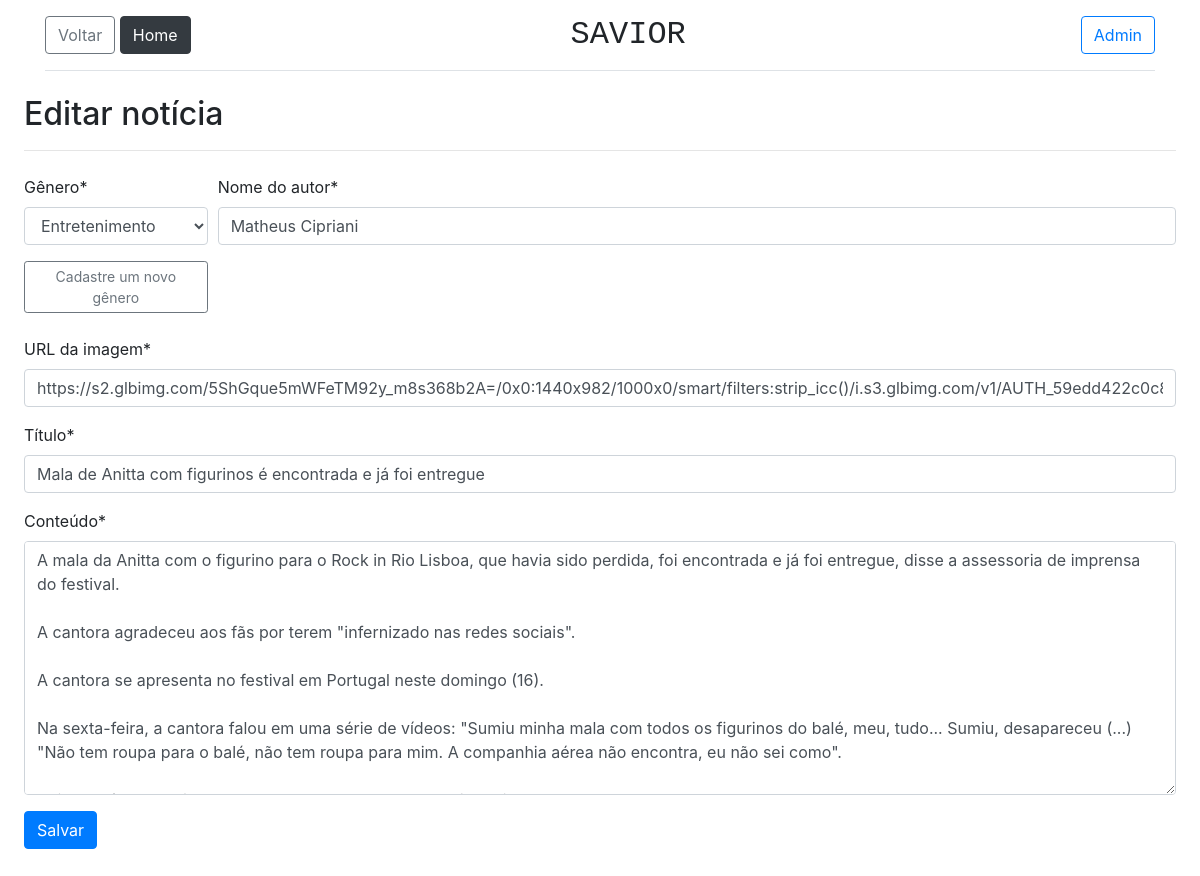
Page /administrar_noticias/editar/1 on the earlier database version.
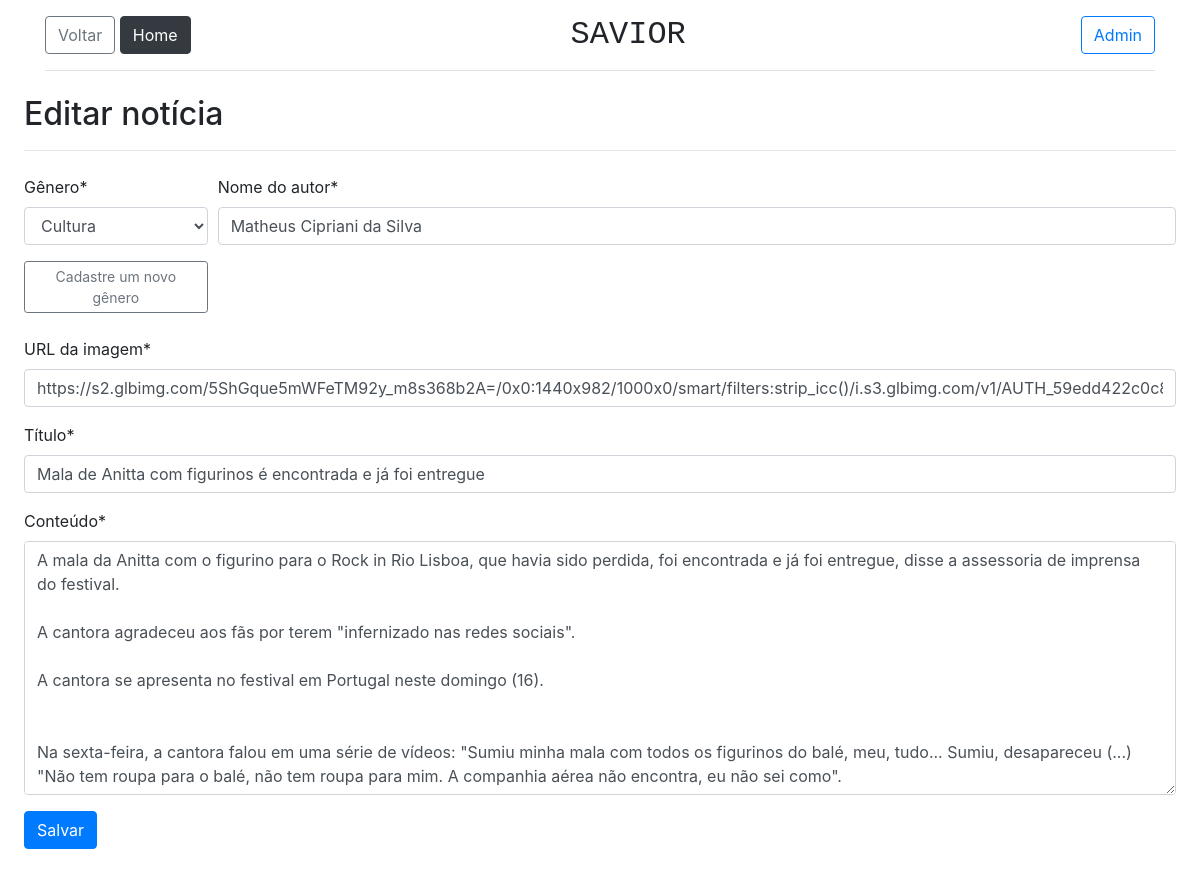
Same page on the later database version.
### portal_noticias/models.py (models this page shows)
class Noticia(models.Model):
    genero = models.ForeignKey(Genero, on_delete=models.CASCADE)
    titulo = models.CharField(max_length=150)
    conteudo = models.TextField()
    url_imagem = models.TextField()
    nome_autor = models.CharField(max_length=100)
    data_criacao = models.DateTimeField(auto_now_add=True)

### portal_noticias/views.py (the view)
# urls.py: path('administrar_noticias/editar/<int:pk>', views.editar_noticia, name="editar_noticia"),
def editar_noticia(request, pk):
    noticia = get_object_or_404(Noticia, pk=pk)
    form = FormNoticia(request.POST or None, instance=noticia)
    if form.is_valid():
        form.save()
        return HttpResponseRedirect('/administrar_noticias')
    context = {'form': form, 'cadastro': False}
    return render(request, 'cadastro_noticia.html', context)

### portal_noticias/forms.py
class FormNoticia(ModelForm):
    class Meta:
        model = Noticia
        fields = ['genero', 'titulo', 'conteudo', 'url_imagem', 'nome_autor']
        labels = {
            'genero': 'Gênero',
            'titulo': 'Título',
            'conteudo': 'Conteúdo',
            'url_imagem': 'URL da imagem',
            'nome_autor': 'Nome do autor'
        }
        widgets = {
            'titulo': forms.TextInput(attrs={'placeholder': 'Título da notícia', 'max-length': 150}),
            'conteudo': forms.Textarea(attrs={'placeholder': 'Digite aqui o conteúdo na sua notícia'}),
            'url_imagem': forms.TextInput(attrs={'placeholder': 'https://sua_imagem.jpeg'}),
            'nome_autor': forms.TextInput(attrs={'max-length': 100})
        }

### portal_noticias/models.py (called while the page is built)
    def __str__(self):
        return self.descricao

### portal_noticias/templates/cadastro_noticia.html (shortened to what this page needs)
{% extends 'base.html' %}
{% load crispy_forms_tags %}
{% block corpo %}
<h2 class="sub-header mx-4">{% if cadastro %} Crie aqui a sua nova notícia {% else %} Editar notícia {% endif %}</h2>
<hr class="mx-4">
<form method="post" class="m-4">
    <div class="form-row">
        <div class="form-group col-md-2 mb-4">
            {{ form.genero|as_crispy_field }}
            <a href="{% url 'cadastro_genero' %}" class="mb-5">
                <button type="button" class="btn btn-outline-secondary btn-sm">Cadastre um novo gênero</button>
            </a>
        </div>
        <div class="form-group col mb-0">
            {{ form.nome_autor|as_crispy_field }}
        </div>
    </div>
    {{ form.url_imagem|as_crispy_field }}
    {{ form.titulo|as_crispy_field }}
    {{ form.conteudo|as_crispy_field }}
    <button type="submit" class="btn btn-primary">Salvar</button>
</form>
{% endblock %}

Differences in the rows shown:
changed Noticia "Mala de Anitta com figurinos é encontrada e já foi entregue": genero "Entretenimento" → "Cultura"; nome_autor "Matheus Cipriani" → "Matheus Cipriani da Silva"
